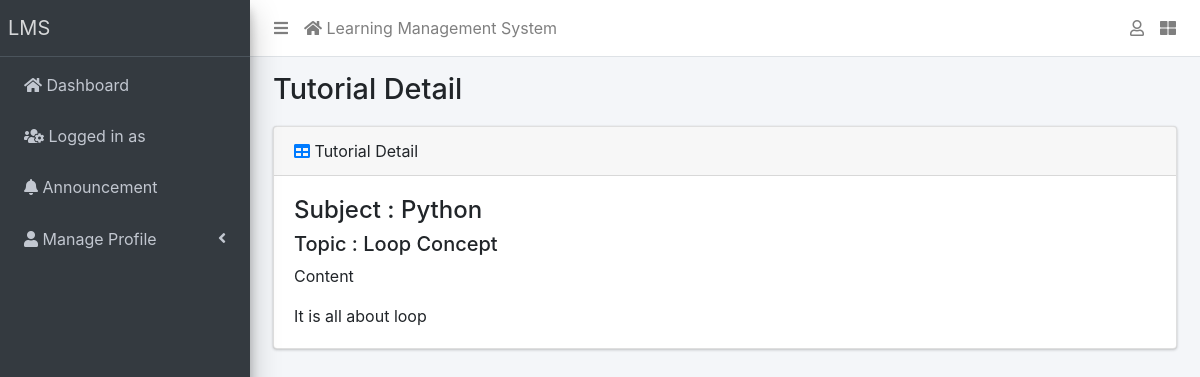
Screenshot of /tutorial/1/details/ with the database file from the repository.
### e_learn/models.py (models this page shows, shortened)
class Tutorial(models.Model):
    user = models.ForeignKey(User, on_delete=models.CASCADE)
    course = models.ForeignKey(Course, on_delete=models.CASCADE)
    title = models.CharField(_("Title"), max_length=155)
    content = models.TextField(_("Content"), max_length=155)
    video = EmbedVideoField(blank=True, null=True)
    created_on = models.DateTimeField(auto_now_add=True)
    updated_on = models.DateTimeField(auto_now=True)
    class Meta:
        verbose_name = 'Tutorial'
        verbose_name_plural = 'Tutorials'

class Course(models.Model):
    title = models.CharField(_("Title"), max_length=150, unique=True)
    color = models.CharField(_("Color Code"), max_length=7, default="#007bff")
    created_on = models.DateTimeField(auto_now_add=True)
    updated_on = models.DateTimeField(auto_now=True)
    def __str__(self):
        return f'{self.title}'
    class Meta:
        verbose_name = 'Course'
        verbose_name_plural = 'Courses'

### e_learn/views.py (the view)
# urls.py: path('tutorial/<int:id>/details/', views.TutoialDetails.as_view(), name='tutorial_details'),
class TutoialDetails(View):
    def get(self, request, id):
        tutorial = Tutorial.objects.get(id=id)
        context = {
            "tutorial" : tutorial
        }
        return render(request, 'e_learn/instructor/tutorial_details.html', context)

### e_learn/templates/e_learn/instructor/tutorial_details.html (shortened to what this page needs)
{% extends 'e_learn/base.html' %}
{% load embed_video_tags %}
{% block title %}Tutorial Detail{% endblock title %}
{% block card_header %}
    <div class="card-header">
        <div>
            <i class="fas fa-table text-primary"></i>
            Tutorial Detail
        </div>
    </div>
{% endblock card_header %}
{% block content %}
    <div class='row'>
        <div class='col-sm-6'>
            <h4>Subject : {{tutorial.course}}</h4>
            <h5>Topic : {{tutorial.title}}</h5>
            <p>Content</p>
            <hp>{{tutorial.content}}</hp>
        </div>
        <div class='col-sm-6'>
        </div>
    </div>
{% endblock content %}

### rows the page displays
Tutorial: course "Python", title "Loop Concept", content "It is all about loop"

### other values shown
{{ school_name | default:"LMS" }} "LMS"
